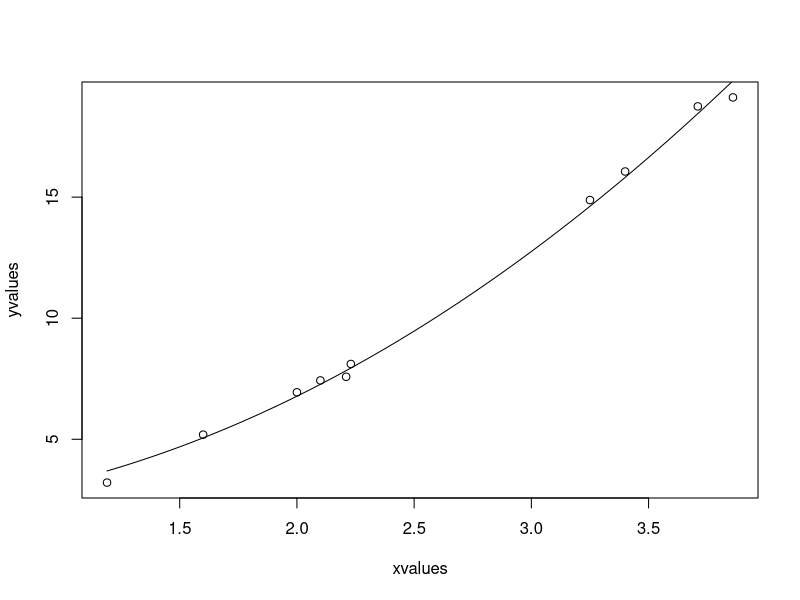

Reproduce this figure in R.
xvalues <- c(1.6, 2.1, 2, 2.23, 3.71, 3.25, 3.4, 3.86, 1.19, 2.21)
yvalues <- c(5.19, 7.43, 6.94, 8.11, 18.75, 14.88, 16.06, 19.12, 3.21, 7.58)

png(file = "nls.png")
plot(xvalues, yvalues)
model <- nls(yvalues ~ b1 * xvalues^2 + b2, start = list(b1 = 1, b2 = 3))
new.data <- data.frame(xvalues = seq(min(xvalues), max(xvalues), len = 100))
lines(new.data$xvalues, predict(model, newdata = new.data))
dev.off()

print(sum(resid(model)^2))
print(confint(model))
